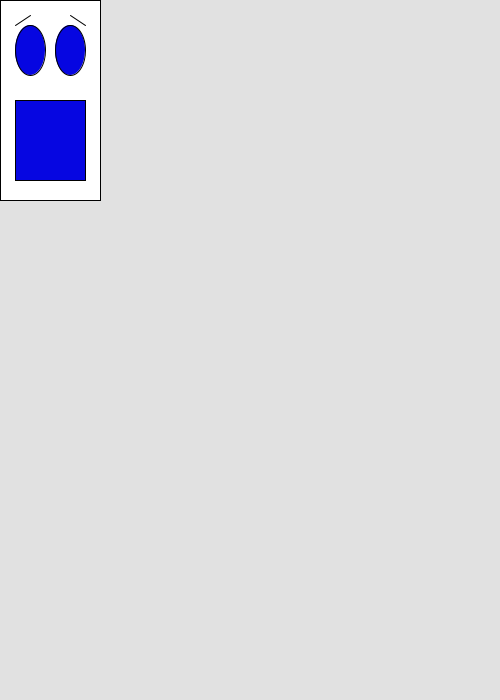
Frame 1 (no input)
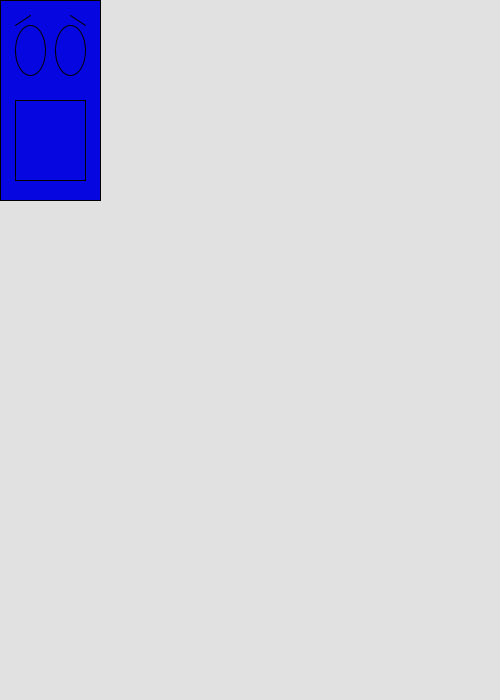
Frame 60 (the mouse pressed at the canvas centre just before this capture)
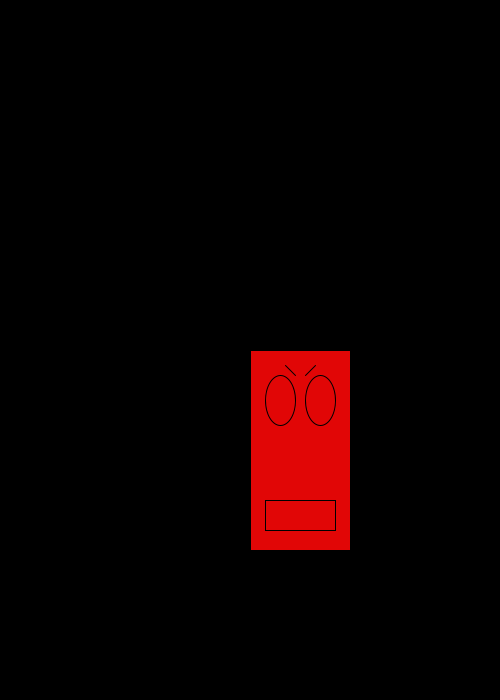
Frame 120 (the mouse held since frame 60 and released just before this capture)

The Processing sketch that drew these frames (run headless with seeded random() and noise(); from frame 60 on, the mouse is pressed at the canvas centre):

// Processing sketch: processing_105582
// ── processing_105582.pde

//Lathem Wojno
//Creatures
//8/5/2013

void setup() {
  size(500,700);
  smooth();
}

// MadCreature
void draw() {
  if (mousePressed) {
  background(0);
  //body
  rect(mouseX,mouseY,100,200);
  fill(225,6,6);
  
  //eyes
  ellipse(mouseX+30,mouseY+50,30,50);
  ellipse(mouseX+70,mouseY+50,30,50);
  
  //mouth
  rect(mouseX+15,mouseY+150,70,30);
  
  //eyebrows
  line(mouseX+35,mouseY+15,mouseX+45,mouseY+25);
  line(mouseX+65,mouseY+15,mouseX+55,mouseY+25);
  } else {
  //ScaredCreature
   background(225);
  //body
  rect(mouseX,mouseY,100,200);
  fill(6,6,225);
  
  //eyes
  ellipse(mouseX+30,mouseY+50,30,50);
  ellipse(mouseX+70,mouseY+50,30,50);
  
  //mouth
  rect(mouseX+15,mouseY+100,70,80);
  
  //eyebrows
  line(mouseX+30,mouseY+15,mouseX+15,mouseY+25);
  line(mouseX+70,mouseY+15,mouseX+85,mouseY+25);
   
  }
}
